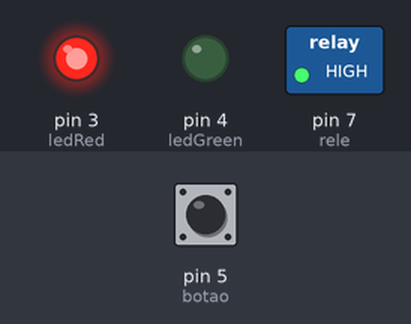
This sketch was run on a simulated Arduino Uno, built with avr-gcc and run on an emulated ATmega328P. Shown: switched loads named in the sketch (green lamp = pin HIGH), output pins drawn as LEDs (lit = HIGH). Dashed ring = blinking. The inputs (shaded band) are chosen by the test bench; at power-on: pin 5 (botao) HIGH.

Above: at 1.2 s.
1.3 s: pin 5 (botao) pulsed LOW 5 times (0.12 s each, 0.3 s apart)
At 1.75 s:
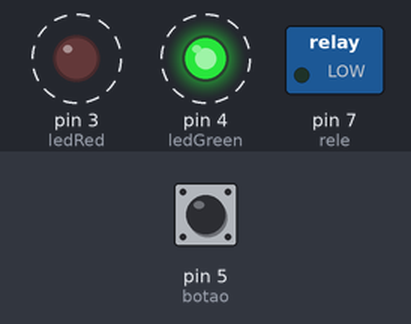
4.3 s: pin 5 (botao) pulled LOW for 0.15 s
At 4.9 s:
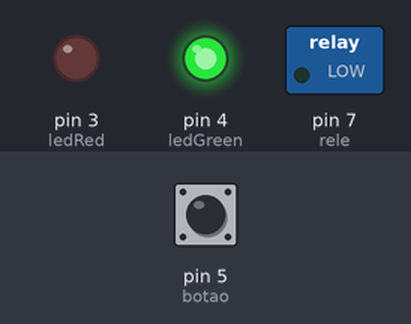
5.9 s: pin 5 (botao) pulled LOW for 1 s
At 6.2 s:
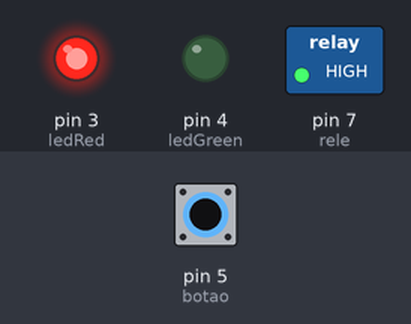
Timing chart, 0 to 8.9 s (numbered marks = the images above; inputs shaded):
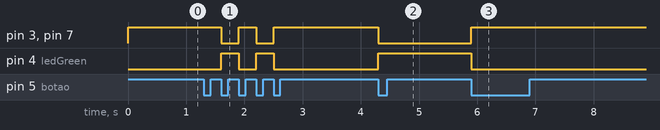

Measured:
- after the input at 1.3 s, pin 3 (ledRed), pin 7 (rele): alternates HIGH for 0.30 s and LOW for 0.30 s, 4 changes in all, then stays HIGH, starting after 0.30 s; pin 4 (ledGreen): alternates HIGH for 0.30 s and LOW for 0.30 s, 4 changes in all, then stays LOW, starting after 0.30 s
- after the input at 4.3 s, pin 3 (ledRed), pin 7 (rele): HIGH → LOW at once; pin 4 (ledGreen): LOW → HIGH at once
- after the input at 5.9 s, pin 3 (ledRed), pin 7 (rele): LOW → HIGH at once; pin 4 (ledGreen): HIGH → LOW at once

The sketch:

Projeto_final.ino
```cpp
//Projeto final da apostila

int botao = 5;
int ledGreen = 4;
int ledRed = 3;
int rele = 7;

bool estadoLedRed = 0;
bool estadoLedGreen = 1;
bool estadoRele = 0;


void setup() {
  pinMode(botao, INPUT_PULLUP);
  pinMode(ledGreen, OUTPUT);
  pinMode(ledRed, OUTPUT);
  pinMode(rele, OUTPUT);

  digitalWrite(rele, HIGH);
  digitalWrite(ledRed, HIGH);
  digitalWrite(ledGreen, LOW);

}

void loop() {

  if (digitalRead(botao) == LOW) {
//    digitalWrite(rele, LOW);
//
//    digitalWrite(ledRed, LOW);
//    digitalWrite(ledGreen, HIGH);

    estadoRele = !estadoRele;
    digitalWrite(rele, estadoRele);

    estadoLedRed = !estadoLedRed;
    digitalWrite(ledRed, estadoLedRed);

    estadoLedGreen = !estadoLedGreen;
    digitalWrite(ledGreen, estadoLedGreen);

    while (digitalRead(botao) == LOW);
    delay(100);
  }
//  else {
//    digitalWrite(rele, HIGH);
//
//    digitalWrite(ledRed, HIGH);
//    digitalWrite(ledGreen, LOW);
//  }
}
```
